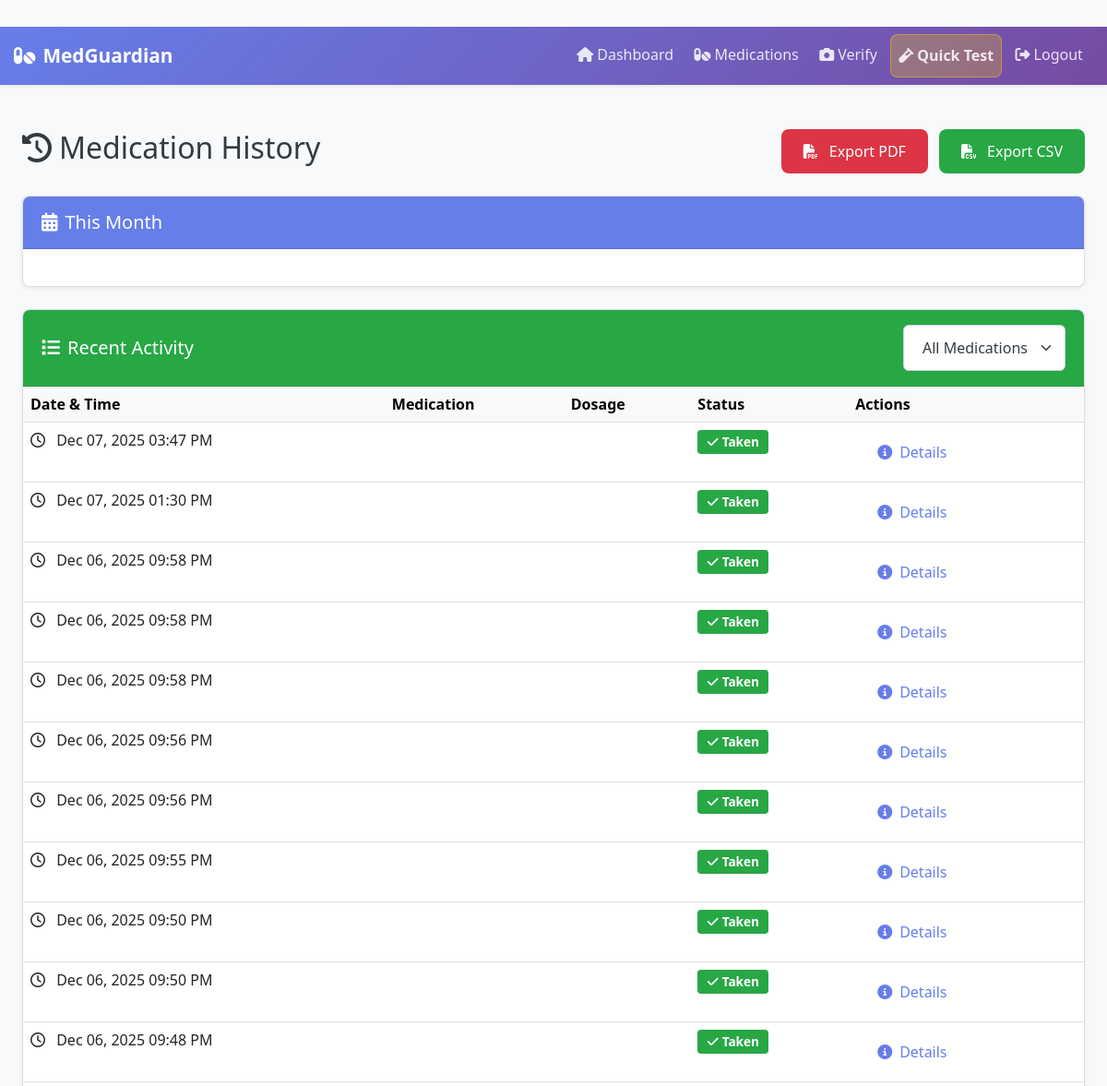
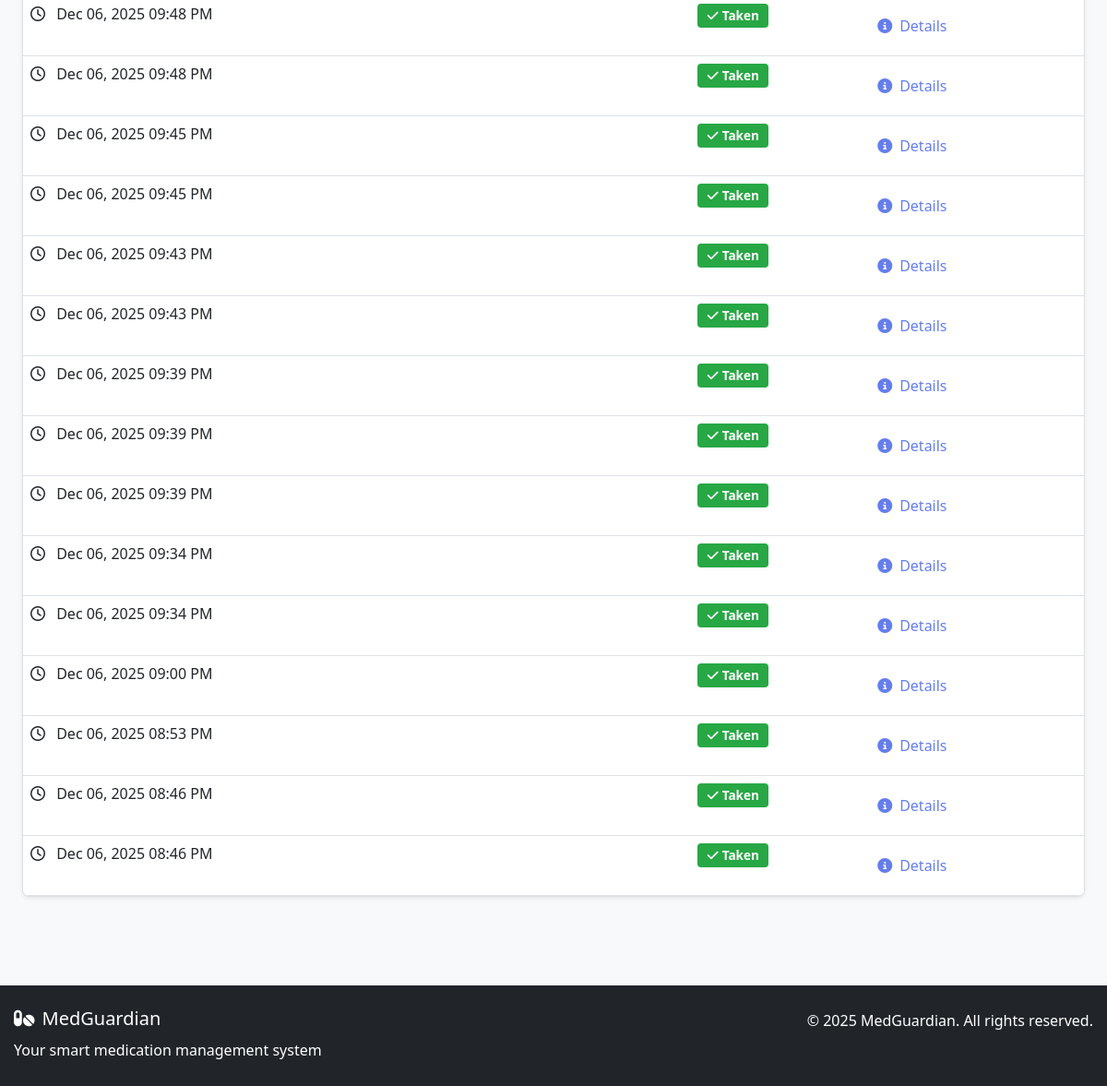
Page /medication/history (signed in) on the committed database (2 pictures, top to bottom).
### app/models/medication_log.py (models this page shows, shortened)
class MedicationLog(db.Model):
    __tablename__ = 'medication_log'
    id = db.Column(db.Integer, primary_key=True)
    medication_id = db.Column(db.Integer, db.ForeignKey('medication.id'), nullable=False)
    user_id = db.Column(db.Integer, db.ForeignKey('user.id'), nullable=False)
    taken_at = db.Column(db.DateTime, nullable=False, default=datetime.utcnow)
    scheduled_time = db.Column(db.DateTime, nullable=True)  # When medication was scheduled
    taken_correctly = db.Column(db.Boolean, default=True)
    verified_by_camera = db.Column(db.Boolean, default=False)  # Was camera verification used?
    verification_confidence = db.Column(db.Float, nullable=True)  # Auto-detection confidence 0-1
    verification_method = db.Column(db.String(50), nullable=True)  # 'auto', 'manual', 'manual_fallback'
    notes = db.Column(db.Text)
    created_at = db.Column(db.DateTime, default=datetime.utcnow)
    medication = db.relationship('Medication', backref='logs')
    user = db.relationship('User', backref='medication_logs')

### app/routes/medication.py (the view)
@medication.route('/history')
@login_required
def medication_history():
    medications = Medication.query.filter_by(user_id=current_user.id).all()
    logs = MedicationLog.query.filter_by(user_id=current_user.id).order_by(
        MedicationLog.taken_at.desc()
    ).limit(100).all()
    return render_template('medication/history.html',
                         medications=medications,
                         logs=logs)

### app/templates/medication/history.html (shortened to what this page needs)
{% extends "base.html" %}
{% block content %}
<div class="container-fluid py-4">
    <div class="d-flex justify-content-between align-items-center mb-4">
        <h2><i class="fas fa-history me-2"></i>Medication History</h2>
        <div>
            <a href="{{ url_for('medication.export_history', format='pdf') }}" class="btn btn-danger me-2">
                <i class="fas fa-file-pdf me-1"></i>Export PDF
            </a>
            <a href="{{ url_for('medication.export_history', format='csv') }}" class="btn btn-success">
                <i class="fas fa-file-csv me-1"></i>Export CSV
            </a>
        </div>
    </div>
    <div class="row mb-4">
        <div class="col-12">
            <div class="card shadow-sm">
                <div class="card-header bg-primary text-white">
                    <h5 class="mb-0"><i class="fas fa-calendar-alt me-2"></i>This Month</h5>
                </div>
                <div class="card-body">
                </div>
            </div>
        </div>
    </div>
    <div class="row">
        <div class="col-12">
            <div class="card shadow-sm">
                <div class="card-header bg-success text-white d-flex justify-content-between align-items-center">
                    <h5 class="mb-0"><i class="fas fa-list me-2"></i>Recent Activity</h5>
                    <select id="filter-medication" class="form-select form-select-sm" style="width: auto;">
                        <option value="all">All Medications</option>
                    </select>
                </div>
                <div class="card-body p-0">
                    <div class="table-responsive">
                        <table class="table table-hover mb-0">
                            <thead class="table-light">
                                <tr>
                                    <th>Date & Time</th>
                                    <th>Medication</th>
                                    <th>Dosage</th>
                                    <th>Status</th>
                                    <th>Actions</th>
                                </tr>
                            </thead>
                            <tbody id="history-table-body">
                                {% for log in logs %}
                                <tr data-medication-id="{{ log.medication_id }}">
                                    <td>
                                        <i class="far fa-clock me-2"></i>
                                        {{ log.taken_at.strftime('%b %d, %Y %I:%M %p') }}
                                    </td>
                                    <td>
                                    </td>
                                    <td>{{ log.medication.dosage }}</td>
                                    <td>
                                        {% if log.taken_correctly %}
                                        <span class="badge bg-success">
                                            <i class="fas fa-check me-1"></i>Taken
                                        </span>
                                        {% else %}
                                        <span class="badge bg-danger">
                                            <i class="fas fa-times me-1"></i>Missed
                                        </span>
                                        {% endif %}
                                    </td>
                                    <td>
                                        <button class="btn btn-sm btn-outline-primary"
                                            onclick="viewDetails({{ log.id }})">
                                            <i class="fas fa-info-circle"></i> Details
                                        </button>
                                    </td>
                                </tr>
                                {% endfor %}
                            </tbody>
                        </table>
                    </div>
                </div>
            </div>
        </div>
    </div>
</div>
{% endblock %}

### app/templates/base.html (shortened to what this page needs)
﻿<!DOCTYPE html>
<html lang="en">
<head>
    <link href="https://cdn.jsdelivr.net/npm/bootstrap@5.3.0/dist/css/bootstrap.min.css" rel="stylesheet">
    <link href="https://cdnjs.cloudflare.com/ajax/libs/font-awesome/6.4.0/css/all.min.css" rel="stylesheet">
    <link href="{{ url_for('static', filename='css/style.css') }}" rel="stylesheet">
    <link href="{{ url_for('static', filename='css/reminder_banner.css') }}" rel="stylesheet">
    <link href="{{ url_for('static', filename='css/camera_modal.css') }}" rel="stylesheet">
</head>
<body>
    <nav class="navbar navbar-expand-lg navbar-dark shadow-sm"
        style="background: linear-gradient(135deg, #667eea 0%, #764ba2 100%);">
        <div class="container">
            <a class="navbar-brand fw-bold" href="{{ url_for('main.index') }}">
                <i class="fas fa-pills me-2"></i>MedGuardian
            </a>
            <div class="collapse navbar-collapse" id="navbarNav">
                <ul class="navbar-nav ms-auto">
                    {% if current_user.is_authenticated %}
                    <li class="nav-item">
                        <a class="nav-link" href="{{ url_for('main.dashboard') }}">
                            <i class="fas fa-home me-1"></i>Dashboard
                        </a>
                    </li>
                    <li class="nav-item">
                        <a class="nav-link" href="{{ url_for('medication.list_medications') }}">
                            <i class="fas fa-pills me-1"></i>Medications
                        </a>
                    </li>
                    <li class="nav-item">
                        <a class="nav-link" href="{{ url_for('medication.verification') }}">
                            <i class="fas fa-camera me-1"></i>Verify
                        </a>
                    </li>
                    <li class="nav-item">
                        <a class="nav-link quick-test-link" href="{{ url_for('test.quick_test') }}">
                            <i class="fas fa-vial me-1"></i>Quick Test
                        </a>
                    </li>
                    <li class="nav-item">
                        <a class="nav-link" href="{{ url_for('auth.logout') }}">
                            <i class="fas fa-sign-out-alt me-1"></i>Logout
                        </a>
                    </li>
                    {% endif %}
                </ul>
            </div>
        </div>
    </nav>
    <main class="container-fluid py-4">
        {% block content %}{% endblock %}
    </main>
    <footer class="bg-dark text-white py-4 mt-5">
        <div class="container">
            <div class="row">
                <div class="col-md-6">
                    <h5><i class="fas fa-pills me-2"></i>MedGuardian</h5>
                    <p class="mb-0">Your smart medication management system</p>
                </div>
                <div class="col-md-6 text-md-end">
                    <p class="mb-0">&copy; 2025 MedGuardian. All rights reserved.</p>
                </div>
            </div>
        </div>
    </footer>
</body>
</html>

### app/static/css/style.css (style rules this page uses)
:root { --primary-color: #667eea; --secondary-color: #764ba2; --success-color: #28a745; --warning-color: #ffc107; --danger-color: #dc3545; --info-color: #17a2b8; --light-color: #f8f9fa; --dark-color: #343a40; --font-family: 'Segoe UI', Tahoma, Geneva, Verdana, sans-serif; --senior-font-size: 1.125rem; --senior-font-size-large: 1.5rem; --senior-font-size-xlarge: 2rem; --high-contrast-bg: #ffffff; --high-contrast-text: #000000; }
* { margin: 0; padding: 0; box-sizing: border-box; }
body { font-family: var(--font-family); line-height: 1.8; color: var(--dark-color); background-color: var(--light-color); font-size: 16px; }
.container { max-width: 1200px; margin: 0 auto; padding: 0 15px; }
.mt-5 { margin-top: 3rem; }
.mb-4 { margin-bottom: 1.5rem; }
.py-4 { padding-top: 1.5rem; padding-bottom: 1.5rem; }
.btn { display: inline-block; padding: 0.75rem 1.5rem; font-weight: 500; text-align: center; text-decoration: none; border-radius: 0.375rem; border: none; cursor: pointer; transition: all 0.3s ease; min-height: 44px; }
.btn-success { background-color: var(--success-color); color: white; }
.btn-danger { background-color: var(--danger-color); color: white; }
.btn-outline-primary { background-color: transparent; border: 2px solid var(--primary-color); color: var(--primary-color); }
.card { background: white; border-radius: 0.5rem; box-shadow: 0 0.125rem 0.25rem rgba(0, 0, 0, 0.075); border: 1px solid rgba(0, 0, 0, 0.125); overflow: hidden; }
.card-header { background-color: var(--primary-color); color: white; padding: 1rem 1.25rem; border-bottom: 1px solid rgba(0, 0, 0, 0.125); }
.card-body { padding: 1.25rem; }
.form-select { display: block; width: 100%; padding: 0.75rem 2.5rem 0.75rem 1.25rem; font-size: 1rem; line-height: 1.5; color: var(--dark-color); background-color: white; background-repeat: no-repeat; background-position: right 0.75rem center; background-size: 16px 12px; border: 1px solid #ced4da; border-radius: 0.375rem; transition: border-color 0.15s ease-in-out, box-shadow 0.15s ease-in-out; }
.badge { display: inline-block; padding: 0.35rem 0.65rem; font-size: 0.85rem; font-weight: 700; line-height: 1; text-align: center; white-space: nowrap; vertical-align: baseline; border-radius: 0.25rem; }
.bg-success { background-color: var(--success-color) !important; color: white !important; }
.bg-primary { background-color: var(--primary-color) !important; color: white !important; }

### app/static/css/camera_modal.css (style rules this page uses)
.btn { padding: 12px 24px; border: none; border-radius: 8px; font-size: 16px; font-weight: 500; cursor: pointer; transition: all 0.2s; display: inline-flex; align-items: center; justify-content: center; gap: 8px; }

### app/templates/base.html (style rules this page uses)
.navbar .nav-link { color: rgba(255, 255, 255, 0.85) !important; font-weight: 500; transition: all 0.3s ease; padding: 0.5rem 1rem; border-radius: 8px; margin: 0 0.2rem; }
.quick-test-link { background: linear-gradient(135deg, rgba(255, 215, 0, 0.25), rgba(255, 193, 7, 0.25)) !important; border: 1px solid rgba(255, 215, 0, 0.4); font-weight: 600 !important; }
.navbar-brand { font-size: 1.3rem; transition: transform 0.3s ease; }

### rows in the picture
MedicationLog: taken_at "Dec 07, 2025 03:47 PM", taken_correctly True (drawn)
MedicationLog: taken_at "Dec 07, 2025 01:30 PM", taken_correctly True (drawn)
MedicationLog: taken_at "Dec 06, 2025 09:58 PM", taken_correctly True (drawn)
MedicationLog: taken_at "Dec 06, 2025 09:58 PM", taken_correctly True (drawn)
MedicationLog: taken_at "Dec 06, 2025 09:58 PM", taken_correctly True (drawn)
MedicationLog: taken_at "Dec 06, 2025 09:56 PM", taken_correctly True (drawn)
MedicationLog: taken_at "Dec 06, 2025 09:56 PM", taken_correctly True (drawn)
MedicationLog: taken_at "Dec 06, 2025 09:55 PM", taken_correctly True (drawn)
MedicationLog: taken_at "Dec 06, 2025 09:50 PM", taken_correctly True (drawn)
MedicationLog: taken_at "Dec 06, 2025 09:50 PM", taken_correctly True (drawn)
MedicationLog: taken_at "Dec 06, 2025 09:48 PM", taken_correctly True (drawn)
MedicationLog: taken_at "Dec 06, 2025 09:48 PM", taken_correctly True (drawn)
MedicationLog: taken_at "Dec 06, 2025 09:48 PM", taken_correctly True (drawn)
MedicationLog: taken_at "Dec 06, 2025 09:45 PM", taken_correctly True (drawn)
MedicationLog: taken_at "Dec 06, 2025 09:45 PM", taken_correctly True (drawn)
MedicationLog: taken_at "Dec 06, 2025 09:43 PM", taken_correctly True (drawn)
MedicationLog: taken_at "Dec 06, 2025 09:43 PM", taken_correctly True (drawn)
MedicationLog: taken_at "Dec 06, 2025 09:39 PM", taken_correctly True (drawn)
MedicationLog: taken_at "Dec 06, 2025 09:39 PM", taken_correctly True (drawn)
MedicationLog: taken_at "Dec 06, 2025 09:39 PM", taken_correctly True (drawn)
MedicationLog: taken_at "Dec 06, 2025 09:34 PM", taken_correctly True (drawn)
MedicationLog: taken_at "Dec 06, 2025 09:34 PM", taken_correctly True (drawn)
MedicationLog: taken_at "Dec 06, 2025 09:00 PM", taken_correctly True (drawn)
MedicationLog: taken_at "Dec 06, 2025 08:53 PM", taken_correctly True (drawn)
MedicationLog: taken_at "Dec 06, 2025 08:46 PM", taken_correctly True (drawn)
MedicationLog: taken_at "Dec 06, 2025 08:46 PM", taken_correctly True (drawn)
